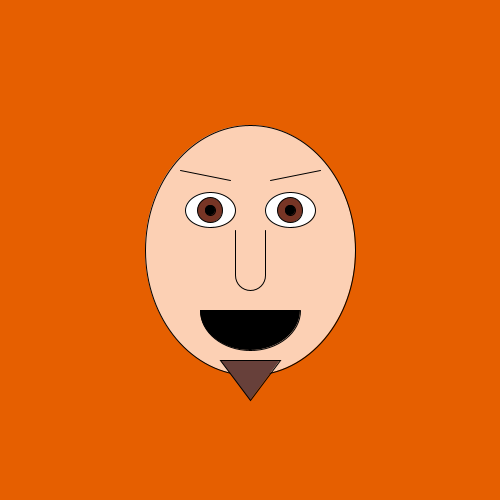
Frame 1 (no input)
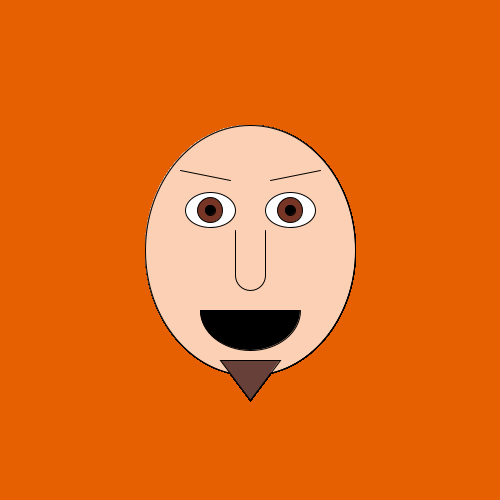
Frame 60 (the mouse pressed at the canvas centre just before this capture)
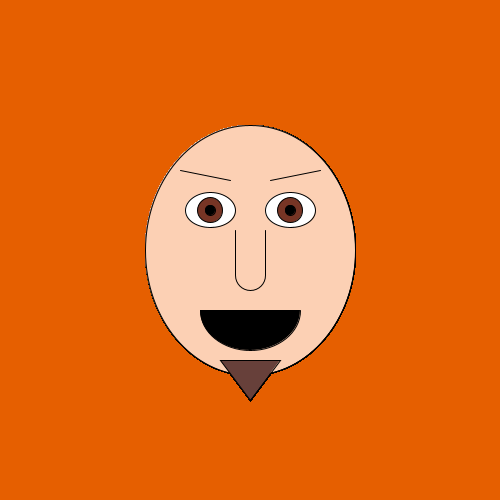
Frame 120 (the mouse held since frame 60 and released just before this capture)

The Processing sketch that drew these frames (run headless with seeded random() and noise(); from frame 60 on, the mouse is pressed at the canvas centre):

// Processing sketch: processing_116896
// ── processing_116896.pde

void setup (){
  size (500,500);
  background (#E65F00);
}

void draw (){
  //cara
  fill (#FCD0B4);
    ellipse (250,250, 210,250);
  //ull esquerre
  //ull
  fill (#FFFFFF);
    ellipse (210,210, 50,35);
    //iris
      fill (#773525);
        ellipse (210,210, 25,25);
        //pupil·les
          fill (#000000);
            ellipse (210,210, 10,10);
  //ull dret
  //ull
  fill (#FFFFFF);
    ellipse (290,210, 50,35);
    //iris
      fill (#773525);
        ellipse (290,210, 25,25);
        //pupil·les
          fill (#000000);
            ellipse (290,210, 10,10);
  //nas
  line (265,230, 265,275);
  line (235,230, 235,275);
  noFill();
    arc (250,275, 30,30, 0, PI, OPEN);
  //boca
  fill (#000000);
    arc (250, 310, 100, 80, 0, PI, OPEN);
  //celles
  line (180,170, 230,180);
  line (320,170, 270,180);
  //barba
  fill (#67403A);
    triangle (220,360, 280,360, 250,400);
  //coordinació
  println(mouseX+","+ mouseY);
}
